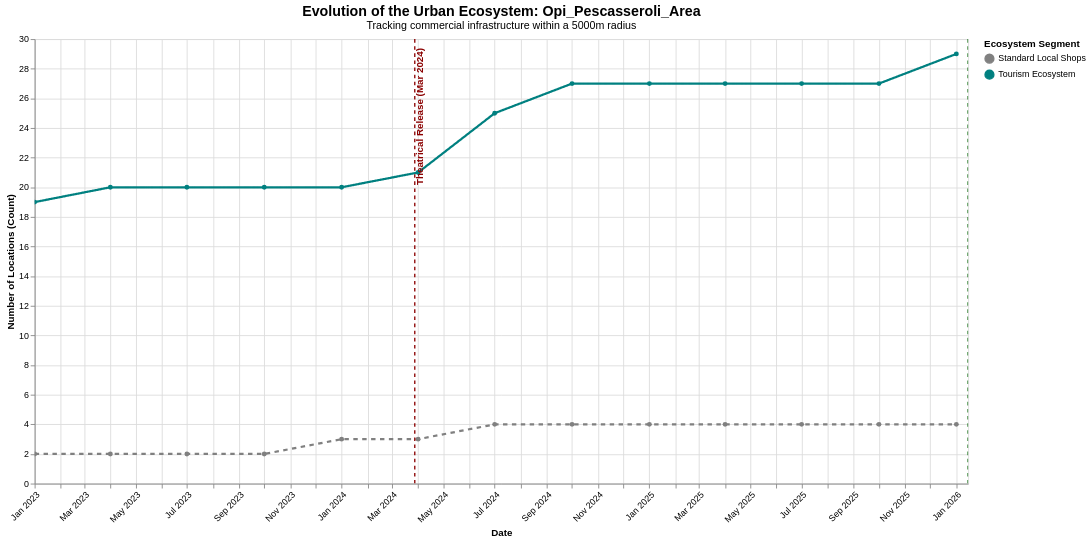

Specify this chart in Vega-Lite:
### Vega-Lite specification from a JSON file in a GitHub repository (floating-point values rounded to 4 significant figures)
{"config": {"view": {"continuousWidth": 300, "continuousHeight": 300}}, "layer": [{"data": {"name": "data-31c8658fd27fc384c501007d45f9d048"}, "mark": {"type": "line", "point": true, "strokeWidth": 2.5}, "encoding": {"color": {"field": "Category", "legend": {"orient": "right", "title": "Ecosystem Segment"}, "scale": {"domain": ["Standard Local Shops", "Tourism Ecosystem"], "range": ["gray", "teal"]}, "type": "nominal"}, "strokeDash": {"field": "Category", "legend": null, "scale": {"domain": ["Standard Local Shops", "Tourism Ecosystem"], "range": [[5, 5], [1, 0]]}, "type": "nominal"}, "tooltip": [{"field": "timestamp", "format": "%b %Y", "title": "Date", "type": "temporal"}, {"field": "Category", "title": "Segment", "type": "nominal"}, {"field": "value", "title": "Active Locations", "type": "quantitative"}], "x": {"axis": {"format": "%b %Y", "labelAngle": -45}, "field": "timestamp", "title": "Date", "type": "temporal"}, "y": {"field": "value", "title": "Number of Locations (Count)", "type": "quantitative"}}, "name": "view_2119d051261465e4_0"}, {"data": {"name": "data-6528d71445f3855ebd744daee25293cf"}, "mark": {"type": "rule", "size": 1.5, "strokeDash": [4, 4]}, "encoding": {"color": {"field": "Color", "scale": null, "type": "nominal"}, "x": {"field": "Date", "type": "temporal"}}}, {"data": {"name": "data-6528d71445f3855ebd744daee25293cf"}, "mark": {"type": "text", "align": "right", "angle": 270, "baseline": "top", "dx": 5, "fontSize": 11, "fontWeight": "bold"}, "encoding": {"color": {"field": "Color", "scale": null, "type": "nominal"}, "text": {"field": "Event", "type": "nominal"}, "x": {"field": "Date", "type": "temporal"}, "y": {"value": 15}}}], "height": 500, "params": [{"name": "param_1e9efca18e7a2868", "select": {"type": "interval", "encodings": ["x", "y"]}, "bind": "scales", "views": ["view_2119d051261465e4_0"]}], "title": {"text": "Evolution of the Urban Ecosystem: Opi_Pescasseroli_Area", "fontSize": 16, "subtitle": "Tracking commercial infrastructure within a 5000m radius", "subtitleFontSize": 12}, "width": 1050, "$schema": "https://vega.github.io/schema/vega-lite/v6.4.1.json", "datasets": {"data-31c8658fd27fc384c501007d45f9d048": [{"timestamp": "2023-01-01T00:00:00", "is_tourist_related": false, "value": 2.0, "Category": "Standard Local Shops"}, {"timestamp": "2023-01-01T00:00:00", "is_tourist_related": true, "value": 19.0, "Category": "Tourism Ecosystem"}, {"timestamp": "2023-04-01T00:00:00", "is_tourist_related": false, "value": 2.0, "Category": "Standard Local Shops"}, {"timestamp": "2023-04-01T00:00:00", "is_tourist_related": true, "value": 20.0, "Category": "Tourism Ecosystem"}, {"timestamp": "2023-07-01T00:00:00", "is_tourist_related": false, "value": 2.0, "Category": "Standard Local Shops"}, {"timestamp": "2023-07-01T00:00:00", "is_tourist_related": true, "value": 20.0, "Category": "Tourism Ecosystem"}, {"timestamp": "2023-10-01T00:00:00", "is_tourist_related": false, "value": 2.0, "Category": "Standard Local Shops"}, {"timestamp": "2023-10-01T00:00:00", "is_tourist_related": true, "value": 20.0, "Category": "Tourism Ecosystem"}, {"timestamp": "2024-01-01T00:00:00", "is_tourist_related": false, "value": 3.0, "Category": "Standard Local Shops"}, {"timestamp": "2024-01-01T00:00:00", "is_tourist_related": true, "value": 20.0, "Category": "Tourism Ecosystem"}, {"timestamp": "2024-04-01T00:00:00", "is_tourist_related": false, "value": 3.0, "Category": "Standard Local Shops"}, {"timestamp": "2024-04-01T00:00:00", "is_tourist_related": true, "value": 21.0, "Category": "Tourism Ecosystem"}, {"timestamp": "2024-07-01T00:00:00", "is_tourist_related": false, "value": 4.0, "Category": "Standard Local Shops"}, {"timestamp": "2024-07-01T00:00:00", "is_tourist_related": true, "value": 25.0, "Category": "Tourism Ecosystem"}, {"timestamp": "2024-10-01T00:00:00", "is_tourist_related": false, "value": 4.0, "Category": "Standard Local Shops"}, {"timestamp": "2024-10-01T00:00:00", "is_tourist_related": true, "value": 27.0, "Category": "Tourism Ecosystem"}, {"timestamp": "2025-01-01T00:00:00", "is_tourist_related": false, "value": 4.0, "Category": "Standard Local Shops"}, {"timestamp": "2025-01-01T00:00:00", "is_tourist_related": true, "value": 27.0, "Category": "Tourism Ecosystem"}, {"timestamp": "2025-04-01T00:00:00", "is_tourist_related": false, "value": 4.0, "Category": "Standard Local Shops"}, {"timestamp": "2025-04-01T00:00:00", "is_tourist_related": true, "value": 27.0, "Category": "Tourism Ecosystem"}, {"timestamp": "2025-07-01T00:00:00", "is_tourist_related": false, "value": 4.0, "Category": "Standard Local Shops"}, {"timestamp": "2025-07-01T00:00:00", "is_tourist_related": true, "value": 27.0, "Category": "Tourism Ecosystem"}, {"timestamp": "2025-10-01T00:00:00", "is_tourist_related": false, "value": 4.0, "Category": "Standard Local Shops"}, {"timestamp": "2025-10-01T00:00:00", "is_tourist_related": true, "value": 27.0, "Category": "Tourism Ecosystem"}, {"timestamp": "2026-01-01T00:00:00", "is_tourist_related": false, "value": 4.0, "Category": "Standard Local Shops"}, {"timestamp": "2026-01-01T00:00:00", "is_tourist_related": true, "value": 29.0, "Category": "Tourism Ecosystem"}], "data-6528d71445f3855ebd744daee25293cf": [{"Date": "2024-03-28T00:00:00", "Event": "Theatrical Release (Mar 2024)", "Color": "#8B0000"}, {"Date": "2026-01-15T00:00:00", "Event": "Streaming Release (Jan 2026)", "Color": "#006400"}]}}
